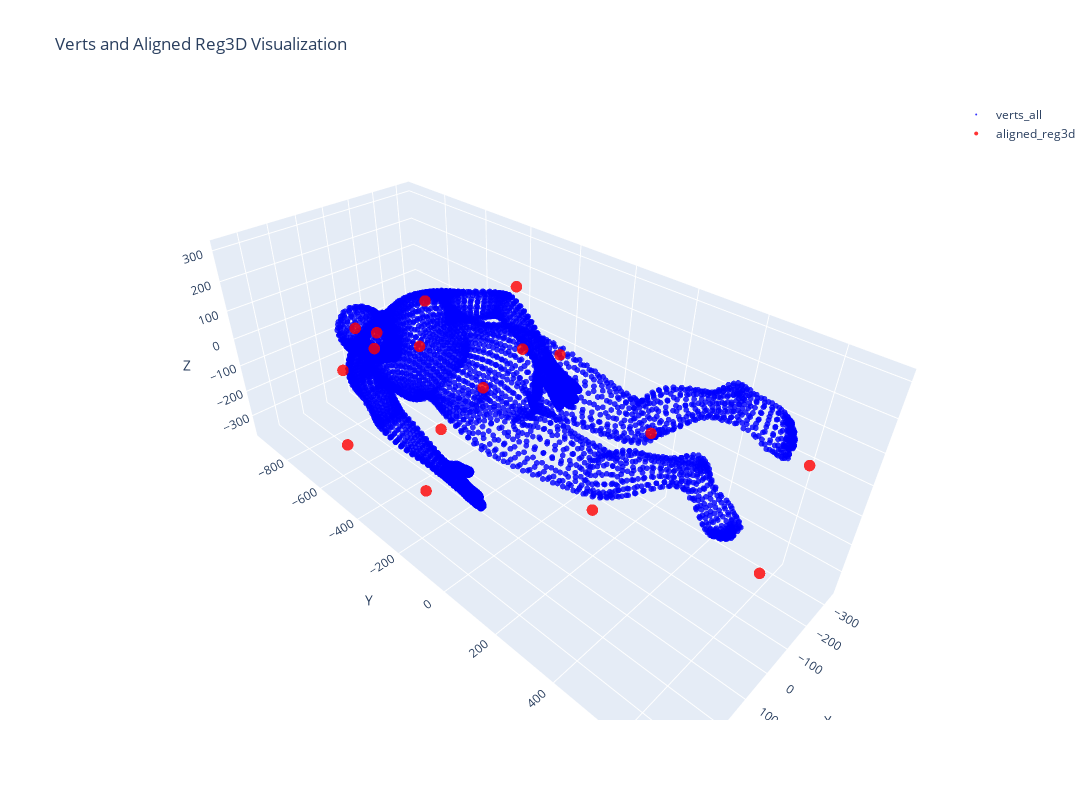

Notebook source saved alongside this figure:
### Code cell
import plotly.graph_objects as go

def plot_aligned_and_verts(verts_all, aligned_reg3d):
    # 첫 번째 프레임 추출
    first_frame = verts_all[0]  # (6890, 3)
    aligned_reg3d_frame = aligned_reg3d[0]  # (493, 17, 3)

    # verts_all의 x, y, z 좌표 추출
    x_verts = first_frame[:, 0]
    y_verts = first_frame[:, 1]
    z_verts = first_frame[:, 2]

    # aligned_reg3d의 x, y, z 좌표 추출
    x_reg = aligned_reg3d_frame[:, 0]
    y_reg = aligned_reg3d_frame[:, 1]
    z_reg = aligned_reg3d_frame[:, 2]

    # 3D 스캐터 플롯 생성 (verts_all)
    fig = go.Figure(data=[go.Scatter3d(
        x=x_verts,
        y=y_verts,
        z=z_verts,
        mode='markers',
        marker=dict(
            size=2,
            color='blue',  # verts_all 색상
            opacity=0.8
        ),
        name='verts_all'
    )])

    # 3D 스캐터 플롯 생성 (aligned_reg3d)
    fig.add_trace(go.Scatter3d(
        x=x_reg,
        y=y_reg,
        z=z_reg,
        mode='markers',
        marker=dict(
            size=4,
            color='red',  # aligned_reg3d 색상
            opacity=0.8
        ),
        name='aligned_reg3d'
    ))

    # 레이아웃 설정
    fig.update_layout(
        title='Verts and Aligned Reg3D Visualization',
        scene=dict(
            xaxis_title='X',
            yaxis_title='Y',
            zaxis_title='Z'
        ),
        width=1200,  # 플롯 너비
        height=800   # 플롯 높이
    )

    # 플롯 출력
    fig.show()

# 사용 예제
plot_aligned_and_verts(verts_all, aligned_reg3d)

### Figure 1 — Plotly figure (JSON) as saved in the notebook; plotly's stock layout.template omitted (floating-point values rounded to 4 significant figures; data arrays with more than 128 entries replaced by an {"elided": "..."} marker saying what was removed)
{"data": [{"marker": {"color": "blue", "opacity": 0.8, "size": 2}, "mode": "markers", "name": "verts_all", "type": "scatter3d", "x": {"elided": "6890 float values"}, "y": {"elided": "6890 float values"}, "z": {"elided": "6890 float values"}}, {"marker": {"color": "red", "opacity": 0.8, "size": 4}, "mode": "markers", "name": "aligned_reg3d", "type": "scatter3d", "x": [22.13, -154.0, -157.8, -131.0, 197.1, 106.9, 89.24, 35.13, 13.65, -16.66, -26.9, 192.7, 365.1, 237.2, -150.8, -323.6, -321.1], "y": [-222.7, -236.7, 238.1, 664.2, -208.3, 263.3, 699.1, -489.8, -744.6, -816.5, -938.2, -688.2, -429.4, -247.0, -686.3, -430.1, -232.3], "z": [4.861, 53.64, -9.48, 143.8, -44.3, -95.41, -2.008, 36.79, -25.79, -129.0, -101.4, -67.99, -127.9, -268.9, 52.31, 133.1, -35.62]}], "layout": {"height": 800, "scene": {"xaxis": {"title": {"text": "X"}}, "yaxis": {"title": {"text": "Y"}}, "zaxis": {"title": {"text": "Z"}}}, "title": {"text": "Verts and Aligned Reg3D Visualization"}, "width": 1200}}
